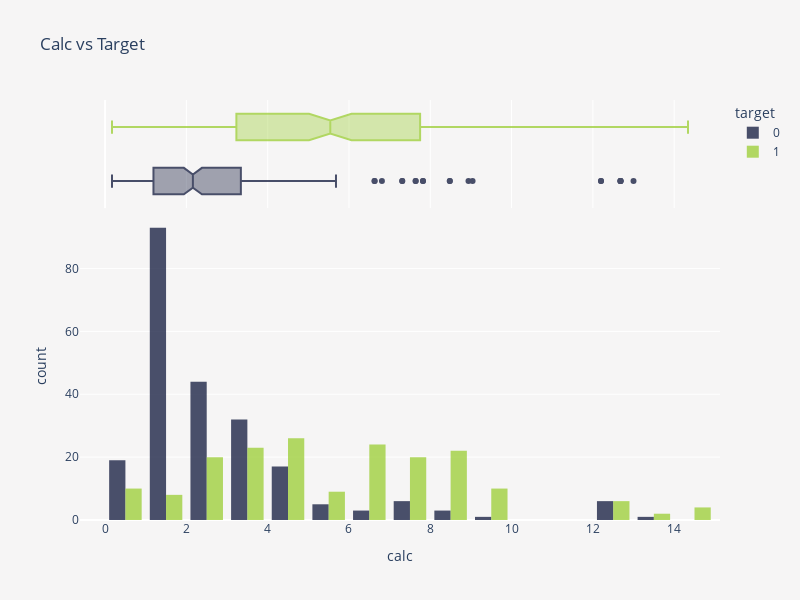

Notebook code for this chart:
### Markdown cell above
<p style="font-size:20px; font-family:JetBrains Mono; color:#3E3F4C; border-bottom: 3px solid #9ACD32">Notes 📜</p>
<blockquote style="margin-right:auto; margin-left:auto; background-color:#fffaf6; padding: 15px; border-radius: 10px 10px">
    <ul style="font-size:16px; font-family:JetBrains Mono; color:#3E3F4C; margin-right: 10px; margin-top: 2px; margin-bottom: 2px">
        <li>Regarding <code>urea</code>, it's clearly visible that the higher the <code>urea</code>, the higher chance of kidney stone presence.</li>
    </ul>
</blockquote>

### Code cell
fig = px.histogram(
    train,
    x="calc",
    color="target",
    color_discrete_sequence=["#0f173b", "#9acd32"],
    marginal="box",
    barmode="group",
    hover_data=train.columns,
    height=600,
    width=800,
    title="Calc vs Target",
)
fig.update_layout(
    plot_bgcolor=BACKGROUND_COLOR,
    paper_bgcolor=BACKGROUND_COLOR,
    bargap=0.2,
)
fig.update_traces(opacity=0.75)
fig.show()

### Figure 1 — Plotly figure (JSON) as saved in the notebook; plotly's stock layout.template omitted (floating-point values rounded to 4 significant figures; data arrays with more than 128 entries replaced by an {"elided": "..."} marker saying what was removed)
{"data": [{"alignmentgroup": "True", "bingroup": "x", "hovertemplate": "target=0<br>calc=%{x}<br>count=%{y}<extra></extra>", "legendgroup": "0", "marker": {"color": "#0f173b", "pattern": {"shape": ""}}, "name": "0", "offsetgroup": "0", "opacity": 0.75, "orientation": "v", "showlegend": true, "type": "histogram", "x": {"elided": "230 float values"}, "xaxis": "x", "yaxis": "y"}, {"alignmentgroup": "True", "customdata": {"elided": "230x6 float values"}, "hovertemplate": "target=%{customdata[5]}<br>calc=%{x}<br>gravity=%{customdata[0]}<br>ph=%{customdata[1]}<br>osmo=%{customdata[2]}<br>cond=%{customdata[3]}<br>urea=%{customdata[4]}<extra></extra>", "legendgroup": "0", "marker": {"color": "#0f173b"}, "name": "0", "notched": true, "offsetgroup": "0", "opacity": 0.75, "showlegend": false, "type": "box", "x": {"elided": "230 float values"}, "xaxis": "x2", "yaxis": "y2"}, {"alignmentgroup": "True", "bingroup": "x", "hovertemplate": "target=1<br>calc=%{x}<br>count=%{y}<extra></extra>", "legendgroup": "1", "marker": {"color": "yellowgreen", "pattern": {"shape": ""}}, "name": "1", "offsetgroup": "1", "opacity": 0.75, "orientation": "v", "showlegend": true, "type": "histogram", "x": {"elided": "184 float values"}, "xaxis": "x", "yaxis": "y"}, {"alignmentgroup": "True", "customdata": {"elided": "184x6 float values"}, "hovertemplate": "target=%{customdata[5]}<br>calc=%{x}<br>gravity=%{customdata[0]}<br>ph=%{customdata[1]}<br>osmo=%{customdata[2]}<br>cond=%{customdata[3]}<br>urea=%{customdata[4]}<extra></extra>", "legendgroup": "1", "marker": {"color": "yellowgreen"}, "name": "1", "notched": true, "offsetgroup": "1", "opacity": 0.75, "showlegend": false, "type": "box", "x": {"elided": "184 float values"}, "xaxis": "x2", "yaxis": "y2"}], "layout": {"bargap": 0.2, "barmode": "group", "height": 600, "legend": {"title": {"text": "target"}, "tracegroupgap": 0}, "paper_bgcolor": "#F6F5F5", "plot_bgcolor": "#F6F5F5", "title": {"text": "Calc vs Target"}, "width": 800, "xaxis": {"anchor": "y", "domain": [0, 1], "title": {"text": "calc"}}, "xaxis2": {"anchor": "y2", "domain": [0, 1], "matches": "x", "showgrid": true, "showticklabels": false}, "yaxis": {"anchor": "x", "domain": [0, 0.7326], "title": {"text": "count"}}, "yaxis2": {"anchor": "x2", "domain": [0.7426, 1], "matches": "y2", "showgrid": false, "showline": false, "showticklabels": false, "ticks": ""}}}
